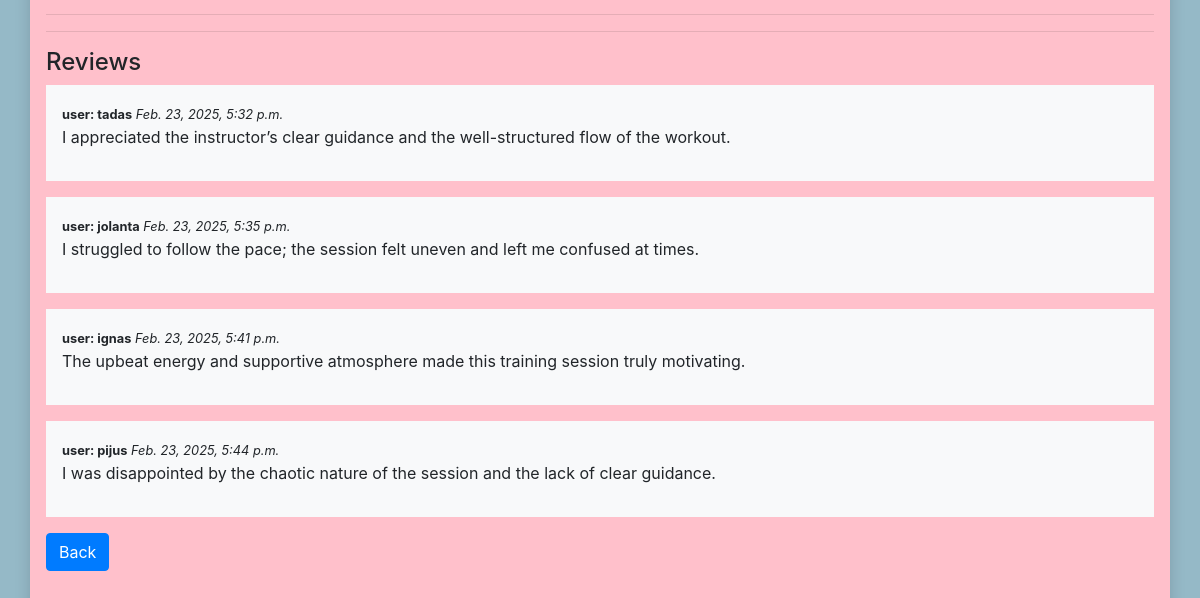
The page /gym/trainingsession/7 (lower part) on the database as committed earlier.
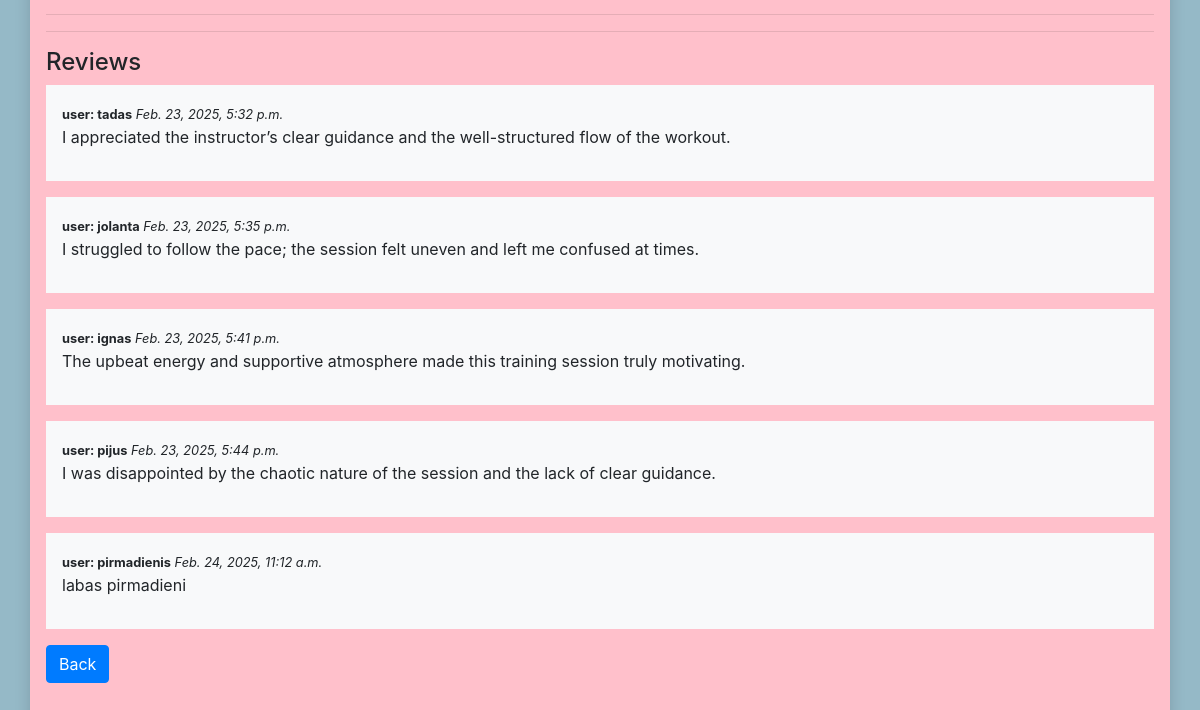
The same page on the database as committed later.
### gym/models.py (models this page shows, shortened)
class TrainingSessionReview(models.Model):
    date_created = models.DateTimeField(auto_now_add=True)
    content = models.TextField('Review', max_length=2000)
    training_session = models.ForeignKey(TrainingSession, on_delete=models.CASCADE, blank=True)
    reviewer = models.ForeignKey(User, on_delete=models.SET_NULL, null=True, blank=True)

### gym/views.py (the view, shortened to what this page needs)
# urls.py: path('trainingsession/<int:pk>', views.TrainingSessionDetailView.as_view(), name='trainingsession-one'),
class TrainingSessionDetailView(generic.edit.FormMixin, generic.DetailView):
    model = TrainingSession
    context_object_name = 'trainingsession'
    template_name = 'training_session.html'
    form_class = TrainingSessionReviewForm

### gym/templates/training_session.html (shortened to what this page needs)
{% extends 'base.html' %}
{% load static %}
{% block content %}
<div class="mb-4">
    <div class="row">
        <div class="container mt-5 shadow rounded" style="background-color: pink; padding: 1rem; max-width: 1200px;">
            <hr>
            <hr>
            <div>
                <h4>Reviews</h4>
                {% for review in trainingsession.trainingsessionreview_set.all %}
                <div class="mb-3 p-3 bg-light">
                    <small>
                        <strong>user: {{ review.reviewer }}</strong> <em>{{ review.date_created }}</em>
                    </small>
                    <p>{{ review.content }}</p>
                </div>
                {% empty %}
                <p class="text-muted">Training session has no reviews...</p>
                {% endfor %}
            </div>
            <div class="mb-4">
                <a href="{% url 'trainingsessions-all' %}" class="btn btn-primary">Back</a>
            </div>
        </div>
    </div>
</div>
{% endblock %}

Rows that differ between the two databases and show on the page:
added TrainingSessionReview: reviewer "pirmadienis", date_created "Feb. 24, 2025, 11:12 a.m.", content "labas pirmadieni"
